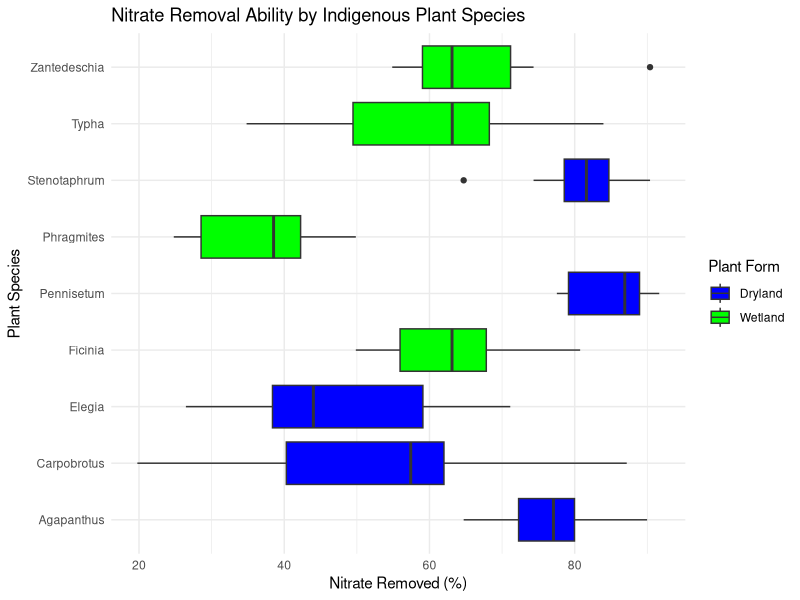
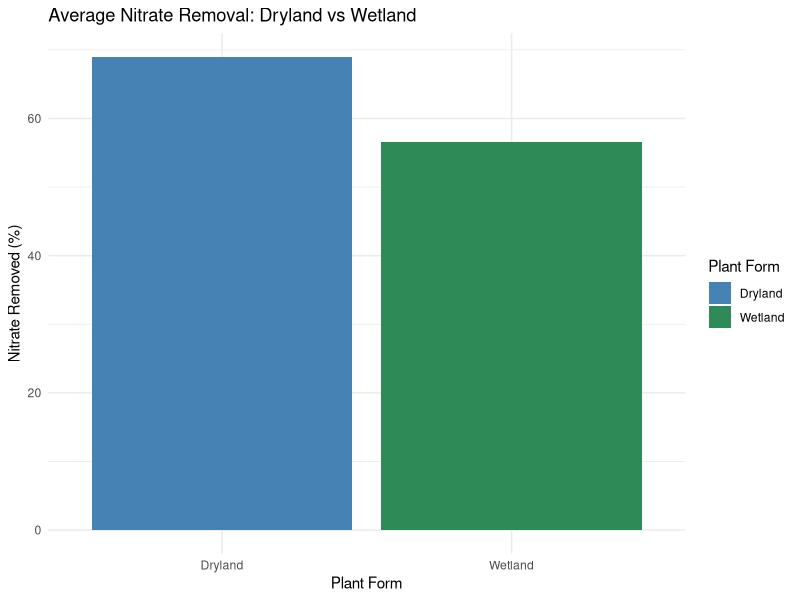

Here is the R script that generated these plots, in order:

library(tidyverse)
stormwaterdata<-read.csv("DATA/stormwater.csv")
stormwaterdata

#look at the data, assess if it untidy/tidy
glimpse(stormwaterdata)
head(stormwaterdata)
summary(stormwaterdata)
head(stormwaterdata)
tail(stormwaterdata)

#data is untidy. 

#stringsAsFactors=FALSE allows us to manipulate the text-> numbers later

raw_data <- read.csv("DATA/stormwater.csv", stringsAsFactors = FALSE)
raw_data

# Separate the single column into multiple columns
library(tidyverse)

stormwaterdata <- raw_data %>%
  separate(col = 1,  # Separate the first column
           into = c("id", "species", "plant.form", "outflow", "inflow", "no3"),
           sep = ",",
           convert = TRUE) %>%
  mutate(
    species = str_remove_all(species, "\""),  # Remove quotes from species
    plant.form = str_remove_all(plant.form, "\"")  # Remove quotes plant.form
  )
stormwaterdata

#downloading package that allows me to save my clean data
library(here)
write_csv(stormwaterdata,here("DATA","cleanstormwaterdata.csv"))


# Check it worked
glimpse(stormwaterdata)
head(stormwaterdata)

# 1. Summary statistics by species
stormwaterdata %>%
  group_by(species) %>%
  summarise(
    mean_no3 = mean(no3),
    sd_no3 = sd(no3),
    mean_outflow = mean(outflow),
    n = n()
  ) %>%
  arrange(desc(mean_no3))

# 2. Compare Dryland vs Wetland plants
stormwaterdata %>%
  filter(plant.form != "") %>%  # Remove Control rows
  group_by(plant.form) %>%
  summarise(
    mean_no3 = mean(no3),
    sd_no3 = sd(no3),
    mean_outflow = mean(outflow),
    n = n()
  )

# 3. Control vs Treatment comparison 

# control data
control_data <- stormwaterdata %>%
  filter(species == "Control") %>%
  summarise(
    mean_no3 = mean(no3),
    sd_no3 = sd(no3),
    mean_outflow = mean(outflow)
  )

#plant data
planted_data <- stormwaterdata %>%
  filter(species != "Control") %>%
  summarise(
    mean_no3 = mean(no3),
    sd_no3 = sd(no3),
    mean_outflow = mean(outflow)
  )

# View them
control_data
planted_data

# 4. Visualize NO3 removal by species and plant form
stormwaterdata %>%
  filter(plant.form != "") %>%
  ggplot(aes(x = species, y = no3, fill = plant.form)) +
  geom_boxplot() +
  scale_fill_manual(values = c("Dryland" = "blue", "Wetland" = "green")) +
  theme_minimal() +
  coord_flip() +
  labs(title = "Nitrate Removal Ability by Indigenous Plant Species",
       x = "Plant Species",
       y = "Nitrate Removed (%)",
       fill = "Plant Form")

#Nitrate Removal: Dryland vs Wetland
stormwaterdata %>%
  filter(plant.form != "") %>%
  group_by(plant.form) %>%
  summarise(mean_no3 = mean(no3)) %>%
  ggplot(aes(x = plant.form, y = mean_no3, fill = plant.form)) +
  geom_col() +
  scale_fill_manual(values = c("Dryland" = "steelblue", "Wetland" = "seagreen")) +
  theme_minimal() +
  labs(title = "Average Nitrate Removal: Dryland vs Wetland",
       x = "Plant Form",
       y = "Nitrate Removed (%)",
       fill = "Plant Form")

